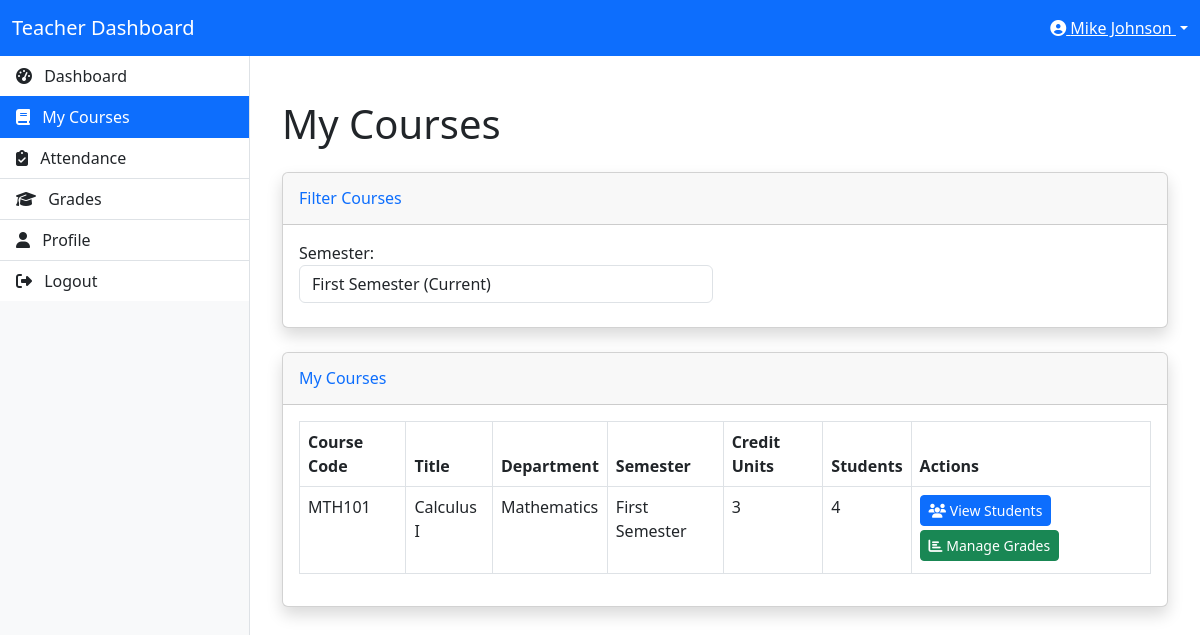
The page /teacher/courses.php (signed in) on the database its author committed.
### tables this page shows
CREATE TABLE IF NOT EXISTS users (
    id INT AUTO_INCREMENT PRIMARY KEY,
    full_name VARCHAR(100) NOT NULL,
    email VARCHAR(100) NOT NULL UNIQUE,
    password VARCHAR(255) NOT NULL,
    user_type_id INT NOT NULL,
    department_id INT,
    age INT,
    profile_picture VARCHAR(255) DEFAULT 'default.jpg',
    created_at TIMESTAMP DEFAULT CURRENT_TIMESTAMP,
    FOREIGN KEY (user_type_id) REFERENCES user_types(id),
    FOREIGN KEY (department_id) REFERENCES departments(id)
);

CREATE TABLE IF NOT EXISTS courses (
    id INT AUTO_INCREMENT PRIMARY KEY,
    course_code VARCHAR(20) NOT NULL,
    title VARCHAR(100) NOT NULL,
    department_id INT NOT NULL,
    semester_id INT NOT NULL,
    credit_units INT NOT NULL,
    teacher_id INT,
    FOREIGN KEY (department_id) REFERENCES departments(id),
    FOREIGN KEY (semester_id) REFERENCES semesters(id),
    FOREIGN KEY (teacher_id) REFERENCES users(id)
);

CREATE TABLE IF NOT EXISTS departments (
    id INT AUTO_INCREMENT PRIMARY KEY,
    name VARCHAR(100) NOT NULL,
    created_at TIMESTAMP DEFAULT CURRENT_TIMESTAMP
);

CREATE TABLE IF NOT EXISTS semesters (
    id INT AUTO_INCREMENT PRIMARY KEY,
    name VARCHAR(50) NOT NULL,
    is_current BOOLEAN DEFAULT FALSE
);

### classes/Database.php (called while the page is built, shortened)
<?php
class Database {
    private $host = "localhost";
    private $username = "root";
    private $password = "";
    private $database = "school_dashboard";
    private $conn;
    public function __construct() {
        $this->conn = new mysqli($this->host, $this->username, $this->password, $this->database);
    }
    public function query($sql) {
        return $this->conn->query($sql);
    }
    public function prepare($sql) {
        return $this->conn->prepare($sql);
    }
}
?>

### classes/SessionManager.php (called while the page is built, shortened)
<?php
class SessionManager {
    public static function getUserId() {
        return isset($_SESSION['user_id']) ? $_SESSION['user_id'] : null;
    }
}
?>

### classes/User.php (called while the page is built, shortened)
<?php
require_once 'Database.php';
class User {
    private $db;
    public function __construct() {
        $this->db = new Database();
    }
    public function getUserById($id) {
        $sql = "SELECT u.*, d.name as department_name
                FROM users u
                LEFT JOIN departments d ON u.department_id = d.id
                WHERE u.id = ?";
        $stmt = $this->db->prepare($sql);
        $stmt->bind_param("i", $id);
        $stmt->execute();
        $result = $stmt->get_result();
        if ($result->num_rows === 1) {
            return $result->fetch_assoc();
        }
        return false;
    }
}
?>

### classes/Semester.php (called while the page is built, shortened)
<?php
require_once 'Database.php';
class Semester {
    private $db;
    public function __construct() {
        $this->db = new Database();
    }
    public function getAllSemesters() {
        $sql = "SELECT * FROM semesters ORDER BY id";
        $result = $this->db->query($sql);
        $semesters = [];
        while ($row = $result->fetch_assoc()) {
            $semesters[] = $row;
        }
        return $semesters;
    }
    public function getCurrentSemester() {
        $sql = "SELECT * FROM semesters WHERE is_current = 1 LIMIT 1";
        $result = $this->db->query($sql);
        if ($result->num_rows === 1) {
            return $result->fetch_assoc();
        }
        return false;
    }
}
?>

### classes/Course.php (called while the page is built, shortened)
<?php
require_once 'Database.php';
class Course {
    private $db;
    public function __construct() {
        $this->db = new Database();
    }
    public function getCoursesByTeacherId($teacher_id) {
        $sql = "SELECT c.*, d.name as department_name, s.name as semester_name
                FROM courses c
                LEFT JOIN departments d ON c.department_id = d.id
                LEFT JOIN semesters s ON c.semester_id = s.id
                WHERE c.teacher_id = ?";
        $stmt = $this->db->prepare($sql);
        $stmt->bind_param("i", $teacher_id);
        $stmt->execute();
        $result = $stmt->get_result();
        $courses = [];
        while ($row = $result->fetch_assoc()) {
            $courses[] = $row;
        }
        return $courses;
    }
    public function getCourseStudents($course_id) {
        $sql = "SELECT u.*, d.name as department_name, sc.id as registration_id
                FROM student_courses sc
                JOIN users u ON sc.student_id = u.id
                LEFT JOIN departments d ON u.department_id = d.id
                WHERE sc.course_id = ?";
        $stmt = $this->db->prepare($sql);
        $stmt->bind_param("i", $course_id);
        $stmt->execute();
        $result = $stmt->get_result();
        $students = [];
        while ($row = $result->fetch_assoc()) {
            $students[] = $row;
        }
        return $students;
    }
}
?>

### teacher/courses.php (the view, shortened to what this page needs)
<?php
require_once '../classes/SessionManager.php';
require_once '../classes/User.php';
require_once '../classes/Course.php';
require_once '../classes/Semester.php';
$user_id = SessionManager::getUserId();
$user = new User();
$userData = $user->getUserById($user_id);
$course = new Course();
$teacherCourses = $course->getCoursesByTeacherId($user_id);
$semester = new Semester();
$semesters = $semester->getAllSemesters();
$currentSemester = $semester->getCurrentSemester();
$selected_semester_id = isset($_GET['semester_id']) ? intval($_GET['semester_id']) : ($currentSemester ? $currentSemester['id'] : 0);
if ($selected_semester_id > 0) {
    $filteredCourses = array_filter($teacherCourses, function($course) use ($selected_semester_id) {
        return $course['semester_id'] == $selected_semester_id;
    });
} else {
    $filteredCourses = $teacherCourses;
}
?>
<!DOCTYPE html>
<html lang="en">
<head>
    <link href="https://cdn.jsdelivr.net/npm/bootstrap@5.3.0-alpha1/dist/css/bootstrap.min.css" rel="stylesheet">
    <link rel="stylesheet" href="https://cdnjs.cloudflare.com/ajax/libs/font-awesome/6.4.0/css/all.min.css">
</head>
<body>
    <nav class="navbar navbar-expand-lg navbar-dark bg-primary">
        <div class="container-fluid">
            <a class="navbar-brand" href="dashboard.php">Teacher Dashboard</a>
            <div class="ms-auto">
                <div class="dropdown">
                    <a class="text-white dropdown-toggle" href="#" role="button" id="dropdownMenuLink" data-bs-toggle="dropdown" aria-expanded="false">
                        <i class="fas fa-user-circle"></i> <?php echo $userData['full_name']; ?>
                    </a>
                </div>
            </div>
        </div>
    </nav>
    <div class="layout-container">
        <div class="sidebar">
            <div class="list-group list-group-flush">
                <a href="dashboard.php" class="list-group-item list-group-item-action">
                    <i class="fas fa-tachometer-alt me-2"></i> Dashboard
                </a>
                <a href="courses.php" class="list-group-item list-group-item-action active">
                    <i class="fas fa-book me-2"></i> My Courses
                </a>
                <a href="attendance.php" class="list-group-item list-group-item-action">
                    <i class="fas fa-clipboard-check me-2"></i> Attendance
                </a>
                <a href="grades.php" class="list-group-item list-group-item-action">
                    <i class="fas fa-graduation-cap me-2"></i> Grades
                </a>
                <a href="profile.php" class="list-group-item list-group-item-action">
                    <i class="fas fa-user me-2"></i> Profile
                </a>
                <a href="../logout.php" class="list-group-item list-group-item-action">
                    <i class="fas fa-sign-out-alt me-2"></i> Logout
                </a>
            </div>
        </div>
        <div class="content">
            <div class="container-fluid">
                <h1 class="mt-4 mb-4">My Courses</h1>
                <div class="card shadow mb-4">
                    <div class="card-header py-3">
                        <h6 class="m-0 font-weight-bold text-primary">Filter Courses</h6>
                    </div>
                    <div class="card-body">
                        <form method="GET" action="courses.php" class="form-inline">
                            <div class="row">
                                <div class="col-md-6">
                                    <div class="form-group mb-2">
                                        <label for="semester_id" class="me-2">Semester:</label>
                                        <select name="semester_id" id="semester_id" class="form-control" onchange="this.form.submit()">
                                            <?php foreach ($semesters as $sem): ?>
                                                <option value="<?php echo $sem['id']; ?>" <?php echo $selected_semester_id == $sem['id'] ? 'selected' : ''; ?>>
                                                    <?php echo $sem['name']; ?> <?php echo $sem['is_current'] ? '(Current)' : ''; ?>
                                                </option>
                                            <?php endforeach; ?>
                                        </select>
                                    </div>
                                </div>
                            </div>
                        </form>
                    </div>
                </div>
                <div class="card shadow mb-4">
                    <div class="card-header py-3 d-flex flex-row align-items-center justify-content-between">
                        <h6 class="m-0 font-weight-bold text-primary">My Courses</h6>
                    </div>
                    <div class="card-body">
                        <?php if (empty($filteredCourses)): ?>
                            <div class="alert alert-info">
                                <?php if ($selected_semester_id > 0): ?>
                                    <p>You are not assigned to any courses for the selected semester.</p>
                                <?php else: ?>
                                    <p>You are not assigned to any courses.</p>
                                <?php endif; ?>
                                <p>Please contact the administrator to be assigned to courses.</p>
                            </div>
                        <?php else: ?>
                            <div class="table-responsive">
                                <table class="table table-bordered" width="100%" cellspacing="0">
                                    <thead>
                                        <tr>
                                            <th>Course Code</th>
                                            <th>Title</th>
                                            <th>Department</th>
                                            <th>Semester</th>
                                            <th>Credit Units</th>
                                            <th>Students</th>
                                            <th>Actions</th>
                                        </tr>
                                    </thead>
                                    <tbody>
                                        <?php foreach ($filteredCourses as $courseData):
                                            $students = $course->getCourseStudents($courseData['id']);
                                            $studentCount = count($students);
                                        ?>
                                            <tr>
                                                <td><?php echo $courseData['course_code']; ?></td>
                                                <td><?php echo $courseData['title']; ?></td>
                                                <td><?php echo $courseData['department_name']; ?></td>
                                                <td><?php echo $courseData['semester_name']; ?></td>
                                                <td><?php echo $courseData['credit_units']; ?></td>
                                                <td><?php echo $studentCount; ?></td>
                                                <td>
                                                    <a href="course_students.php?course_id=<?php echo $courseData['id']; ?>" class="btn btn-sm btn-primary mb-1">
                                                        <i class="fas fa-users"></i> View Students
                                                    </a>
                                                    <a href="course_grades.php?course_id=<?php echo $courseData['id']; ?>" class="btn btn-sm btn-success mb-1">
                                                        <i class="fas fa-chart-bar"></i> Manage Grades
                                                    </a>
                                                </td>
                                            </tr>
                                        <?php endforeach; ?>
                                    </tbody>
                                </table>
                            </div>
                        <?php endif; ?>
                    </div>
                </div>
            </div>
        </div>
    </div>
</body>
</html>

### teacher/courses.php (style rules this page uses)
.layout-container { display: table; width: 100%; height: calc(100vh - 56px); }
.sidebar { display: table-cell; width: 250px; background-color: #f8f9fa; vertical-align: top; border-right: 1px solid #dee2e6; }
.content { display: table-cell; vertical-align: top; padding: 20px; }
.list-group-item { border-radius: 0; border-left: none; border-right: none; }

### rows shown on the page
users: full_name "Mike Johnson"
courses: course_code "MTH101", title "Calculus I", department.name "Mathematics", semester.name "First Semester", credit_units "3", studentCount "4"

### other values the page prints
form field semester_id "First Semester (Current)"
